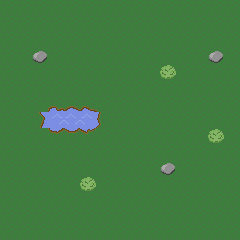

A level layout from a 2D game, rendered from its tile map. Below: a short description, then the map file with tile-grid data replaced by summaries:
An orthogonal 15x15 tile map with 16x16 px tiles, 2 tile layers (background, collision) and 16 objects (15x place_region, unit_sprite).

<map version="1.0" orientation="orthogonal" width="15" height="15" tilewidth="16" tileheight="16">
 <tileset firstgid="1" name="battle_tileset" tilewidth="16" tileheight="16">
  <image source="../images/open_tileset.png" width="160" height="180" />
 </tileset>
 <layer name="background" width="15" height="15">
  <data>[225 cells, 225 non-empty, 1 distinct tile ids]</data>
 </layer>
 <layer name="collision" width="15" height="15">
  <properties>
   <property name="collision" value="true" />
  </properties>
  <data>[225 cells, 20 non-empty, 16 distinct tile ids]</data>
 </layer>
 <objectgroup name="regions" width="15" height="15">
  <object name="region0" type="place_region" gid="73" x="80" y="208">
   <properties>
    <property name="group" value="place_regions" />
    <property name="texture" value="highlighted_region_image" />
   </properties>
  </object>
  <object name="region1" type="place_region" gid="73" x="96" y="208">
   <properties>
    <property name="group" value="place_regions" />
    <property name="texture" value="highlighted_region_image" />
   </properties>
  </object>
  <object name="region2" type="place_region" gid="73" x="112" y="208">
   <properties>
    <property name="group" value="place_regions" />
    <property name="texture" value="highlighted_region_image" />
   </properties>
  </object>
  <object name="region3" type="place_region" gid="73" x="128" y="208">
   <properties>
    <property name="group" value="place_regions" />
    <property name="texture" value="highlighted_region_image" />
   </properties>
  </object>
  <object name="region4" type="place_region" gid="73" x="144" y="208">
   <properties>
    <property name="group" value="place_regions" />
    <property name="texture" value="highlighted_region_image" />
   </properties>
  </object>
  <object name="current_unit_sprite" type="unit_sprite" gid="73" x="16" y="32">
   <properties>
    <property name="group" value="unit_sprites" />
    <property name="texture" value="knight_image" />
   </properties>
  </object>
  <object name="region5" type="place_region" gid="73" x="80" y="224">
   <properties>
    <property name="group" value="place_regions" />
    <property name="texture" value="highlighted_region_image" />
   </properties>
  </object>
  <object name="region6" type="place_region" gid="73" x="96" y="224">
   <properties>
    <property name="group" value="place_regions" />
    <property name="texture" value="highlighted_region_image" />
   </properties>
  </object>
  <object name="region8" type="place_region" gid="73" x="128" y="224">
   <properties>
    <property name="group" value="place_regions" />
    <property name="texture" value="highlighted_region_image" />
   </properties>
  </object>
  <object name="region7" type="place_region" gid="73" x="112" y="224">
   <properties>
    <property name="group" value="place_regions" />
    <property name="texture" value="highlighted_region_image" />
   </properties>
  </object>
  <object name="region9" type="place_region" gid="73" x="144" y="224">
   <properties>
    <property name="group" value="place_regions" />
    <property name="texture" value="highlighted_region_image" />
   </properties>
  </object>
  <object name="region10" type="place_region" gid="73" x="80" y="240">
   <properties>
    <property name="group" value="place_regions" />
    <property name="texture" value="highlighted_region_image" />
   </properties>
  </object>
  <object name="region11" type="place_region" gid="73" x="96" y="240">
   <properties>
    <property name="group" value="place_regions" />
    <property name="texture" value="highlighted_region_image" />
   </properties>
  </object>
  <object name="region13" type="place_region" gid="73" x="128" y="240">
   <properties>
    <property name="group" value="place_regions" />
    <property name="texture" value="highlighted_region_image" />
   </properties>
  </object>
  <object name="region12" type="place_region" gid="73" x="112" y="240">
   <properties>
    <property name="group" value="place_regions" />
    <property name="texture" value="highlighted_region_image" />
   </properties>
  </object>
  <object name="region14" type="place_region" gid="73" x="144" y="240">
   <properties>
    <property name="group" value="place_regions" />
    <property name="texture" value="highlighted_region_image" />
   </properties>
  </object>
 </objectgroup>
</map>
